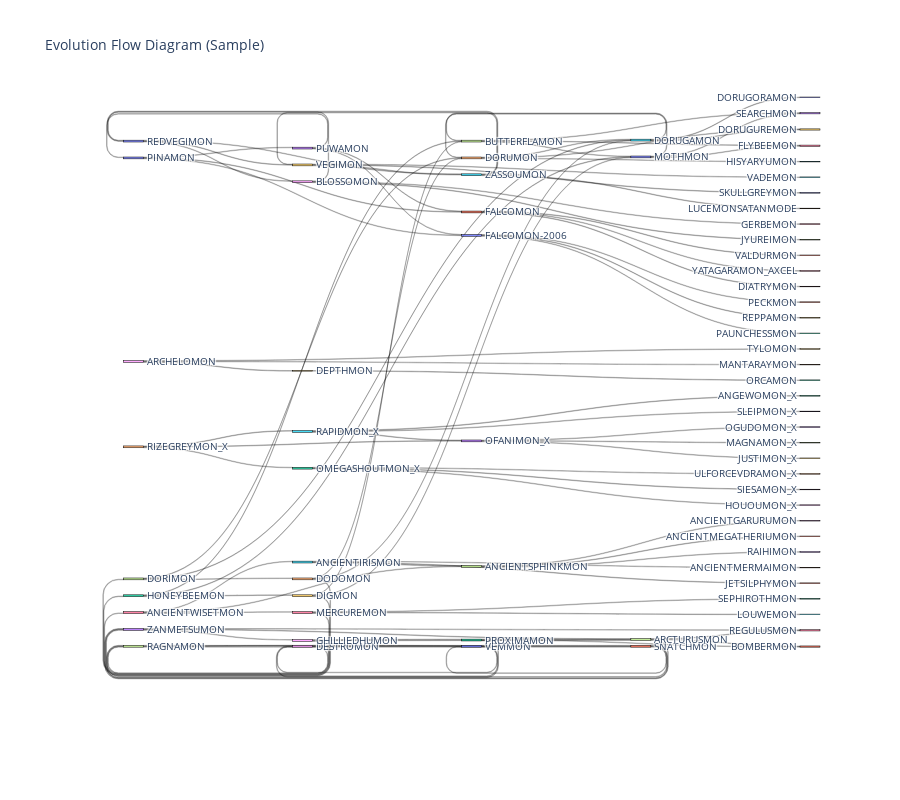

The notebook cell this image was saved under:
### Code cell
# Create Sankey diagram for evolution flow
# Prepare data for top evolution paths
evolution_sample = evolution_df.head(100)  # Sample for visualization
fig = plot_evolution_sankey(
    evolution_sample.to_dict('records'),
    title="Evolution Flow Diagram (Sample)"
)

# Try to save with kaleido, fall back to HTML if not available
try:
    save_figure(fig, "evolution_sankey", notebook_name=notebook_name)
except ValueError as e:
    if "kaleido" in str(e):
        # Save only as HTML if kaleido not available
        save_figure(fig, "evolution_sankey", formats=['html'], notebook_name=notebook_name)
        print("Note: Saved as HTML only. Restart kernel to enable PNG/PDF export.")

fig.show()

### Figure 1 — Plotly figure (JSON) as saved in the notebook; plotly's stock layout.template omitted (floating-point values rounded to 4 significant figures)
{"data": [{"link": {"source": [47, 47, 47, 44, 44, 44, 54, 54, 54, 55, 55, 55, 28, 28, 28, 23, 23, 23, 67, 67, 67, 52, 52, 52, 53, 53, 53, 20, 20, 20, 11, 11, 11, 30, 30, 30, 10, 10, 10, 59, 59, 59, 65, 65, 65, 68, 68, 68, 26, 26, 26, 36, 36, 36, 35, 35, 35, 57, 57, 57, 49, 49, 49, 60, 60, 60, 32, 32, 32, 17, 17, 17, 64, 64, 64, 5, 5, 5, 33, 33, 33, 2, 2, 2, 7, 7, 7, 50, 50, 50, 18, 18, 18, 61, 61, 61, 38, 38, 38, 19], "target": [44, 54, 55, 39, 55, 15, 44, 55, 47, 39, 0, 44, 23, 67, 52, 67, 6, 28, 6, 23, 51, 67, 51, 23, 20, 11, 30, 53, 11, 30, 46, 1, 56, 21, 29, 62, 59, 65, 68, 65, 25, 40, 59, 10, 14, 16, 37, 10, 36, 35, 57, 22, 26, 45, 57, 41, 24, 63, 31, 8, 60, 32, 17, 17, 66, 13, 49, 60, 17, 13, 60, 66, 5, 33, 2, 12, 43, 33, 3, 69, 27, 4, 58, 48, 50, 18, 61, 7, 18, 61, 61, 7, 50, 18, 50, 7, 19, 9, 34, 42], "value": [1, 1, 1, 1, 1, 1, 1, 1, 1, 1, 1, 1, 1, 1, 1, 1, 1, 1, 1, 1, 1, 1, 1, 1, 1, 1, 1, 1, 1, 1, 1, 1, 1, 1, 1, 1, 1, 1, 1, 1, 1, 1, 1, 1, 1, 1, 1, 1, 1, 1, 1, 1, 1, 1, 1, 1, 1, 1, 1, 1, 1, 1, 1, 1, 1, 1, 1, 1, 1, 1, 1, 1, 1, 1, 1, 1, 1, 1, 1, 1, 1, 1, 1, 1, 1, 1, 1, 1, 1, 1, 1, 1, 1, 1, 1, 1, 1, 1, 1, 1]}, "node": {"label": ["DORUGORAMON", "VALDURMON", "OMEGASHOUTMON_X", "OGUDOMON_X", "ULFORCEVDRAMON_X", "RAPIDMON_X", "REGULUSMON", "RAGNAMON", "ANCIENTGARURUMON", "TYLOMON", "REDVEGIMON", "FALCOMON", "ANGEWOMON_X", "SEARCHMON", "LUCEMONSATANMODE", "HISYARYUMON", "GERBEMON", "BUTTERFLAMON", "DESTROMON", "DEPTHMON", "PINAMON", "PECKMON", "SEPHIROTHMON", "ZANMETSUMON", "ANCIENTMERMAIMON", "VADEMON", "ANCIENTWISETMON", "MAGNAMON_X", "GHILLIEDHUMON", "REPPAMON", "FALCOMON-2006", "ANCIENTMEGATHERIUMON", "HONEYBEEMON", "OFANIMON_X", "MANTARAYMON", "ANCIENTIRISMON", "MERCUREMON", "JYUREIMON", "ARCHELOMON", "DORUGUREMON", "SKULLGREYMON", "JETSILPHYMON", "ORCAMON", "SLEIPMON_X", "DORUMON", "LOUWEMON", "YATAGARAMON_AXCEL", "DORIMON", "SIESAMON_X", "DIGMON", "VEMMON", "BOMBERMON", "PROXIMAMON", "PUWAMON", "DODOMON", "DORUGAMON", "DIATRYMON", "ANCIENTSPHINKMON", "HOUOUMON_X", "VEGIMON", "MOTHMON", "SNATCHMON", "PAUNCHESSMON", "RAIHIMON", "RIZEGREYMON_X", "ZASSOUMON", "FLYBEEMON", "ARCTURUSMON", "BLOSSOMON", "JUSTIMON_X"], "line": {"color": "black", "width": 0.5}, "pad": 15, "thickness": 20}, "type": "sankey"}], "layout": {"title": {"text": "Evolution Flow Diagram (Sample)"}, "font": {"size": 10}, "height": 800}}
